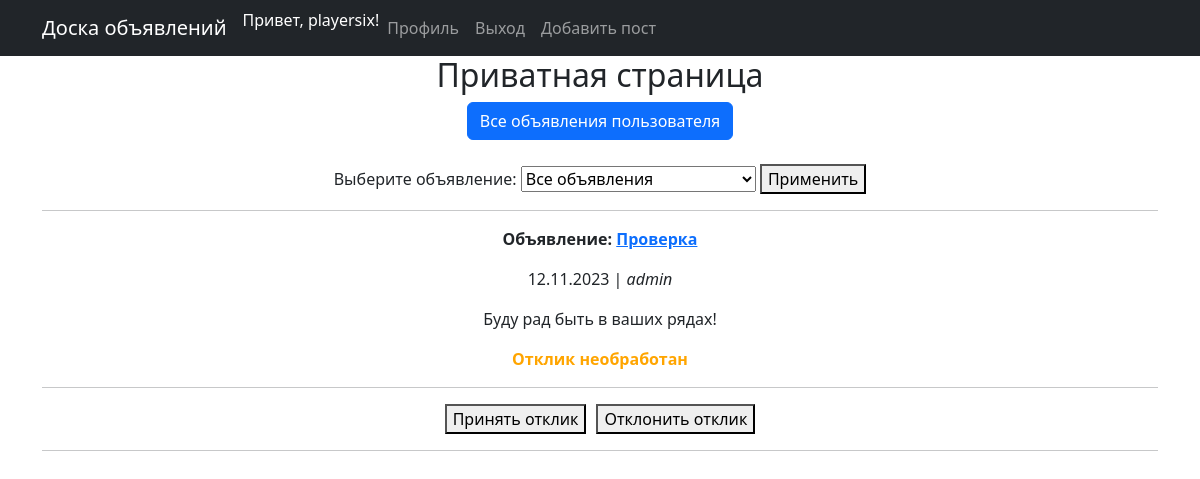
Page /profile/?post_id=6 (signed in) on the committed database.
### board/models.py (models this page shows, shortened)
class Response(models.Model):
    STATUS_CHOICES = (
        ('undefined', 'Неопределенный'),
        ('accepted', 'Принят'),
        ('rejected', 'Отклонен'),
    )
    author = models.ForeignKey(User, on_delete=models.CASCADE, verbose_name='Автор')
    post = models.ForeignKey(Post, on_delete=models.CASCADE, related_name='replies', verbose_name='Пост')
    data_creation = models.DateTimeField(auto_now_add=True, verbose_name='Время создания')
    content = models.TextField(verbose_name='Текст')
    status = models.CharField(max_length=10, choices=STATUS_CHOICES, default='undefined')

class Post(models.Model):
    author = models.ForeignKey(User, on_delete=models.CASCADE, verbose_name='Автор')
    LIST_CHOICE = [
        ('Tanks', 'Танки'),
        ('Healers', 'Хилы'),
        ('DD', 'ДД'),
        ('Traders', 'Торговцы'),
        ('GM', 'Гилдмастеры'),
        ('QG', 'Квестгиверы'),
        ('Smiths', 'Кузнецы'),
        ('Leatherworkers', 'Кожевники'),
        ('Potions', 'Зельевары'),
        ('Spell', 'Мастера заклинаний')
    ]
    category = models.CharField(max_length=18, choices=LIST_CHOICE, verbose_name='Категория')
    title = models.CharField(max_length=256, verbose_name='Название')
    content = RichTextUploadingField(config_name='special', verbose_name='Текст', null=True)
    data_creation = models.DateTimeField(auto_now_add=True, verbose_name='Время создания')

### board/views.py (the view)
# urls.py: path('profile/', profile, name='profile'),
@login_required
def profile(request):       # профиль
    posts = Post.objects.filter(author=request.user)
    responses = Response.objects.filter(post__in=posts)
    selected_post_id = request.GET.get('post_id')
    if selected_post_id:
        responses = responses.filter(post_id=selected_post_id)
    return render(request, 'profile/profile_response.html', {'posts': posts, 'responses': responses})

### templates/profile/profile_response.html (shortened to what this page needs)
{% extends 'flatpages/default.html' %}
{% block content %}
    <h2>Приватная страница</h2>
    <a class="btn btn-primary" href="/posts_profile/">Все объявления пользователя</a>
    <br><br>
    <form method="GET" action="{% url 'profile' %}">
        <label for="post_id">Выберите объявление:</label>
        <select name="post_id" id="post_id">
            <option value="">Все объявления</option>
        </select>
        <button type="submit">Применить</button>
    </form>
    <hr>
    {% for response in responses %}
        {% if response.status != 'rejected' %}
        <div>
            <p><b>Объявление: <a href="{% url 'post' response.post.id %}">{{ response.post.title }}</a></b></p>
            <p>{{ response.data_creation|date:'d.m.Y' }} | <i>{{ response.author }}</i></p>
            <p>{{ response.content }}</p>
        </div>
        {% if response.status == 'accepted' %}
            <p style="color: green"><b>Отклик принят</b></p>
        {% elif response.status == 'rejected' %}
            <p style="color: red"><b>Отклик отклонен</b></p>
        {% elif response.status == 'undefined' %}
            <p style="color: orange"><b>Отклик необработан</b></p>
        {% endif %}
        <hr>
        {% endif %}
        {% if response.status == 'undefined' %}
            <div style="display: flex; gap: 10px; justify-content: center;">
                <form method="post" action="{% url 'response_status' response.id 'accept' %}">
                    <button type="submit">Принять отклик</button>
                </form>
                <form method="post" action="{% url 'response_status' response.id 'reject' %}">
                    <button type="submit">Отклонить отклик</button>
                </form>
            </div>
            <hr>
        {% endif %}
    {% empty %}
        <p>Нет откликов на объявления пользователя {{ user.username }}.</p>
    {% endfor %}
{% endblock %}

### templates/flatpages/default.html (shortened to what this page needs)
<!DOCTYPE html>
{% load static %}
<html lang="ru">
    <head>
        <link href="{% static 'css/styles.css' %}" rel="stylesheet" />
    </head>
    <body>
        <nav class="navbar navbar-expand-lg navbar-dark bg-dark static-top">
           <div class="container">
               <a class="navbar-brand" href="/posts">Доска объявлений</a>
               <div class="collapse navbar-collapse" id="navbarResponsive">
                   <ul class="navbar-nav ml-auto">
				{% if request.user.is_authenticated %}
                    <li class="nav-item" style="color: #ffffff">Привет, {{ request.user.username }}!</li>
                    <li class="nav-item"><a class="nav-link" href="/profile/">Профиль</a></li>
                    <li class="nav-item"><a class="nav-link" href="/accounts/logout/">Выход</a></li>
                {% else %}
                     <li class="nav-item"><a class="nav-link" href="/accounts/login/">Пожалуйста, войдите на сайт.</a></li>
                {% endif %}
               {% if perms.board.change_post or perms.board.delete_post %}
					<li class="nav-item"><a class="nav-link" href="/posts/add/">Добавить пост</a>
                       </li>
               {% endif %}
                   </ul>
               </div>
           </div>
        </nav>
        <div class="container">
           <div class="row">
               <div class="col-lg-12 text-center">
               {% autoescape off %}
                   {% block content %}{% endblock content %}
               {% endautoescape %}
               </div>
           </div>
        </div>
    </body>
</html>

### rows in the picture
Response: post "Проверка", data_creation "12.11.2023", author "admin", content "Буду рад быть в ваших рядах!", status "Отклик необработан"

### other values in the picture
{{ request.user.username }} "playersix"
